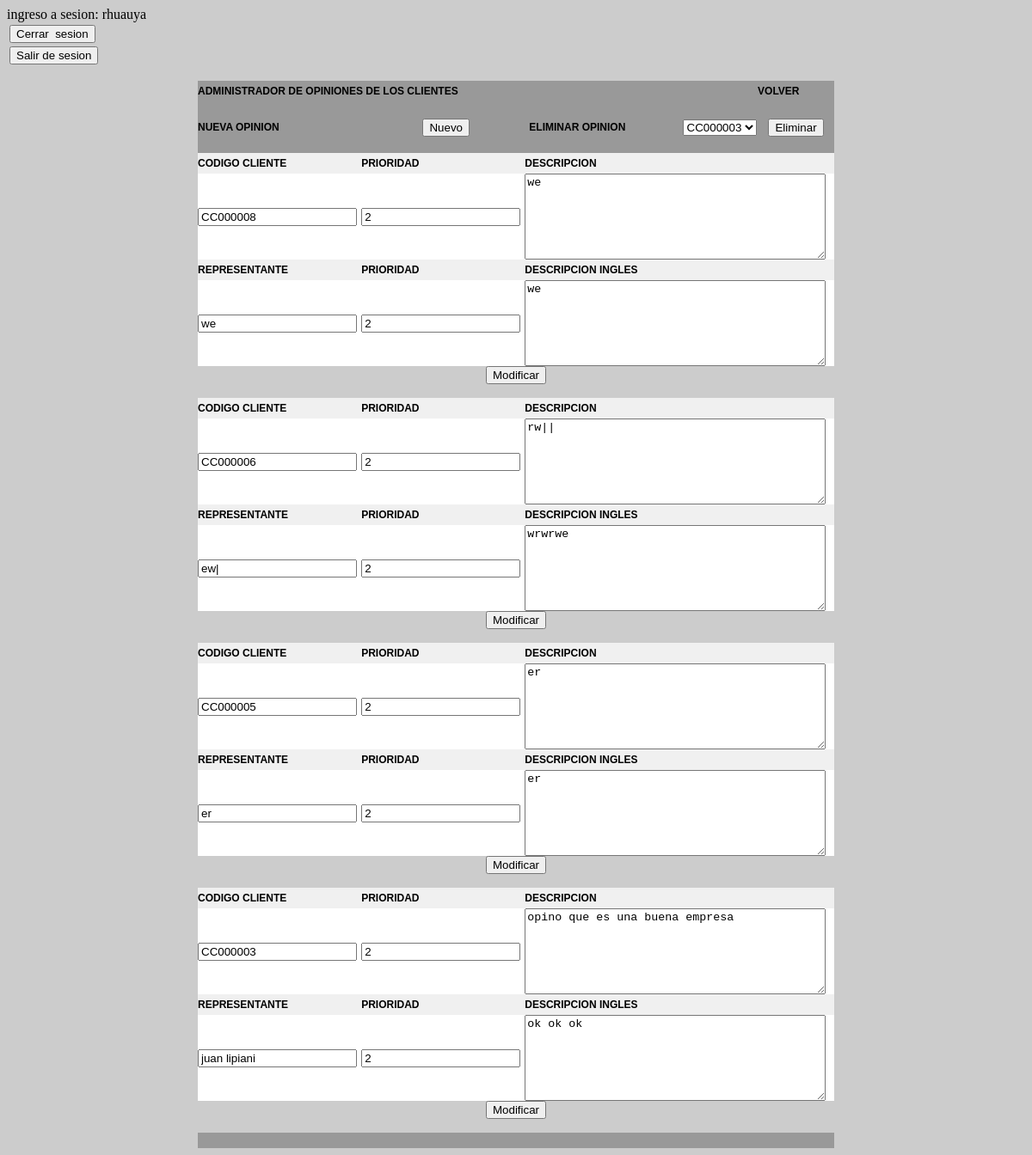
/_admin_/admin_opinion.php (signed in), run on the app's committed database.
### tables this page shows
CREATE TABLE `customers_opinion` (
  `ID_CO` int(11) NOT NULL,
  `COD_CLI` varchar(15) NOT NULL,
  `DESCRIPTION` varchar(2500) DEFAULT NULL,
  `DESCRIPTION_EN` varchar(2500) DEFAULT NULL,
  `REPRESENTATIVE` varchar(200) DEFAULT NULL,
  `cargo` varchar(30) DEFAULT NULL,
  `cargo_e` varchar(30) DEFAULT NULL,
  `empresa` varchar(30) DEFAULT NULL,
  `PRIORITY` int(11) DEFAULT '2',
  `PRIORITY_EN` int(11) DEFAULT '2'
);

### _admin_/admin_opinion.php (the view, shortened to what this page needs)
<form method="post">
<table width="740">
  <tr>
    <td><input name="cerrarsesion" type="submit" value="Cerrar  sesion" /></td>
  </tr>
  <tr>
    <td><input name="salir" type="submit" value="Salir de sesion" /></td>
  </tr>
</table>
</form>
<?php
include "../include/xpts.php";
$queopinion = "SELECT * FROM customers_opinion;";
$resopinion = mysql_query($queopinion, $conexion) or die(mysql_error());
$totopinion = mysql_num_rows($resopinion);
?>
<!DOCTYPE html PUBLIC "-//W3C//DTD XHTML 1.0 Transitional//EN" "http://www.w3.org/TR/xhtml1/DTD/xhtml1-transitional.dtd">
<html xmlns="http://www.w3.org/1999/xhtml">
<head>
<title>noticias</title></head>
<body bgcolor="#CCCCCC">
<link href="../css/estilo_admin.css" rel="stylesheet" type="text/css" />
<table  width="740" align="center" cellpadding="0" cellspacing="0" class="encabezado-iz-negro">
  <tr>
    <td>
	<table width="740" align="center" cellpadding="0" cellspacing="0">
      <tr>
        <td colspan="3" bgcolor="#999999"><a>administrador de opiniones de los clientes</a> </td>
        <td bgcolor="#999999">&nbsp;</td>
        <td bgcolor="#999999"><a href="administrador.php">volver </a></td>
      </tr>
      <tr>
        <td colspan="5" bgcolor="#999999">&nbsp;</td>
      </tr>
      <tr><form name="nueva_opinion" method="post" action="nueva_opinion.php">
        <td width="188" bgcolor="#999999"><a>nueva opinion</a> </td>
        <td width="189" bgcolor="#999999">
		<center><input name="nuevo" type="submit" value="Nuevo" /></center>
       	</td> </form>
        <td width="173" bgcolor="#999999"><a>eliminar opinion</a> </td>
		<form name="eliminar_opinion" method="post" action="eliminar_opinion.php">
        <td width="87" bgcolor="#999999">
			<center>
			<select name="lista">
			<?php
			$con_mayor_valor="select max(cast(right(COD_CLI,6) as unsigned)) num_mayor from customers_opinion";
			$resul_mayor=mysql_query($con_mayor_valor);
			$mayor=mysql_fetch_assoc($resul_mayor);
			for($valor_for=1;$valor_for<=$mayor['num_mayor'];$valor_for++)
				{
					 $query_lista="select * from customers_opinion where cast(right(COD_CLI,6) as unsigned) ='".$valor_for."'";
					 $resul_lista=mysql_query($query_lista);
					 $registro_select=mysql_fetch_assoc($resul_lista);
					 if($registro_select['COD_CLI']<>"") {
					 echo "<option value='".$registro_select['COD_CLI']."'>".$registro_select['COD_CLI']."</option>";	};
				};
			?>
			</select>
			</center>		</td>
        <td width="87" bgcolor="#999999">
		<center><input name="eliminar" type="submit" value="Eliminar" /></center>		</td>
		</form>
      </tr>
      <tr>
        <td colspan="5" bgcolor="#999999">&nbsp;</td>
      </tr>
      <tr>
        <td colspan="5">
		<?php
			if ($totopinion> 0)
			 {
				while ($rowopinion = mysql_fetch_assoc($resopinion))
				{
					echo "
						<form action='editar_opinion.php' method='post' name='actualizar_opinion'>
						<table width='740' cellpadding='0' cellspacing='0'>
										  <tr>
											<td width='54' bgcolor='#F0F0F0'><a>codigo cliente</a></td>
											<td width='55' bgcolor='#F0F0F0'><a>prioridad</a></td>
											<td width='316' bgcolor='#F0F0F0'><a>descripcion</a></td>
										  </tr>
										  <tr>
											<td bgcolor='#ffffff'><input border='0' name='t_codigo' type='text' value='".$rowopinion['COD_CLI']."'/></td>
												<td bgcolor='#ffffff'><input border='0' name='t_prioridad_e' type='text' value='".$rowopinion['PRIORITY']."'/></td>
												<td bgcolor='#ffffff'><textarea style='width:350px; height:100px' name='t_descripcion_es'>".$rowopinion['DESCRIPTION']."</textarea></td>
											  </tr>
											  <tr>
												<td width='54' bgcolor='#F0F0F0'><a>representante</a></td>
												<td width='55' bgcolor='#F0F0F0'><a>prioridad</a></td>
												<td width='316' bgcolor='#F0F0F0'><a>descripcion ingles</a> </td>
											  </tr>
											  <tr>
												<td width='54' bgcolor='#ffffff'><input name='t_repre' type='text' value='".$rowopinion['REPRESENTATIVE']."'/></td>
												<td width='55' bgcolor='#ffffff'><input name='t_prioridad_i' type='text' value='".$rowopinion['PRIORITY_EN']."'/></td>
												<td bgcolor='#ffffff'><textarea style='width:350px; height:100px' name='t_descripcion_i'>".$rowopinion['DESCRIPTION_EN']."</textarea></td>
											  </tr>
											  <tr>
												<td colspan='4' bgcolor='#CCCCCC'><CENTER><input type='submit' name='Submit' value='Modificar' /></center></td>
											  </tr>
							</table>
							</form>
						";
				}
			  }
		?>    	</td>
      </tr>
      <tr>
        <td colspan="5" bgcolor="#999999">&nbsp;</td>
      </tr>
    </table></td>
  </tr>
</table>
</body>
</html>

### css/estilo_admin.css (style rules this page uses)
.encabezado-iz-negro { list-style:none; font-family: �Trebuchet MS�, Arial; }
.encabezado-iz-negro a { display:block; text-transform: uppercase; padding:5px 0; text-decoration:none; text-align:left; font-size:12px; color:#000000; font-weight: bold; }

### data on the page
customers_opinion: t_codigo "CC000008", t_prioridad_e "2", t_descripcion_es "we", t_repre "we", t_prioridad_i "2", t_descripcion_i "we"
customers_opinion: t_codigo "CC000006", t_prioridad_e "2", t_descripcion_es "rw||", t_repre "ew|", t_prioridad_i "2", t_descripcion_i "wrwrwe"
customers_opinion: t_codigo "CC000005", t_prioridad_e "2", t_descripcion_es "er", t_repre "er", t_prioridad_i "2", t_descripcion_i "er"
customers_opinion: t_codigo "CC000003", t_prioridad_e "2", t_descripcion_es "opino que es una buena empresa", t_repre "juan lipiani", t_prioridad_i "2", t_descripcion_i "ok ok ok"

### other printed values
$_SESSION['usuario'] "rhuauya"
form field lista "CC000003"
